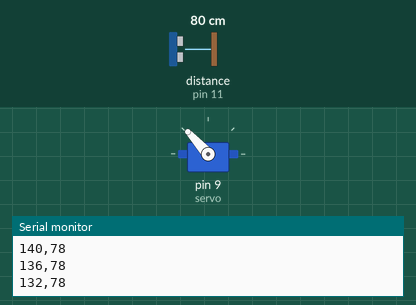
Recording of a sketch running on a simulated Arduino Uno, built with avr-gcc and run on an emulated ATmega328P. Shown: servo, the last lines printed to the serial monitor. Wiring (inferred from the names in the program): ultrasonic range finder: trigger pin 10; echo pin 11. The inputs (shaded band) are chosen by the test bench; at power-on: distance to the obstacle (sensor on pin 11) 80 cm. The echo pulse lasts 58.3 µs per cm.

Above: at 1.2 s.
1.3 s: distance to the obstacle (sensor on pin 11) set to 299 cm
At 2.38 s:
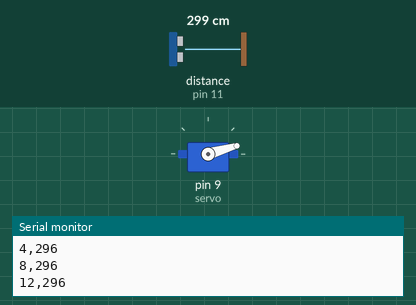
4.3 s: distance to the obstacle (sensor on pin 11) set to 120 cm
At 4.53 s:
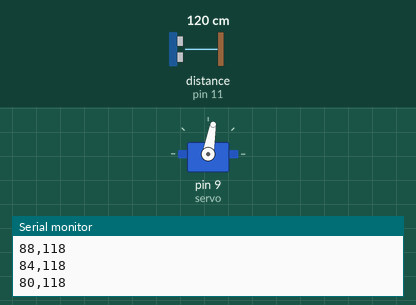
Timing chart, 0 to 13.3 s (numbered marks = the images above; inputs shaded):
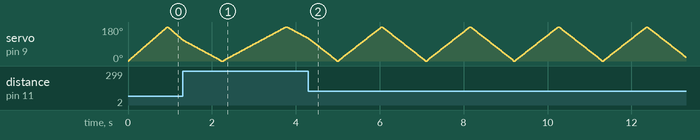

The sketch:

main_code.ino
```cpp
//Code for arduino
#include <Servo.h>

Servo servo;

#define trigPin 10
#define echoPin 11

int pos = 0;
long duration;
int distance;
bool targetDetected = false;

void setup() {
  Serial.begin(9600);
  servo.attach(9);
  pinMode(trigPin, OUTPUT);
  pinMode(echoPin, INPUT);
}

void loop() {
  // Forward sweep
  for (pos = 0; pos <= 180; pos += 4) {
    if (!targetDetected) {
      servo.write(pos);
      distance = getDistance();
      Serial.print(pos);
      Serial.print(",");
      Serial.println(distance);
      checkTarget(distance);
      delay(15);
    } else {
      stopUntilClear();
    }
  }

  // Backward sweep
  for (pos = 180; pos >= 0; pos -= 4) {
    if (!targetDetected) {
      servo.write(pos);
      distance = getDistance();
      Serial.print(pos);
      Serial.print(",");
      Serial.println(distance);
      checkTarget(distance);
      delay(15);
    } else {
      stopUntilClear();
    }
  }
}

int getDistance() {
  digitalWrite(trigPin, LOW);
  delayMicroseconds(2);
  digitalWrite(trigPin, HIGH);
  delayMicroseconds(10);
  digitalWrite(trigPin, LOW);

  duration = pulseIn(echoPin, HIGH, 20000); // timeout after 20ms
  int dist = duration * 0.034 / 2;
  return dist;
}

void checkTarget(int dist) {
  if (dist > 0 && dist < 40) {  // Adjust detection distance here
    targetDetected = true;
  }
}

void stopUntilClear() {
  // Keep reading distance until target disappears
  distance = getDistance();
  Serial.print(pos);
  Serial.print(",");
  Serial.println(distance);

  if (distance >= 40 || distance == 0) {  // Object gone
    targetDetected = false;
  }
  delay(100); // Check 10 times per second while stopped
}
```
